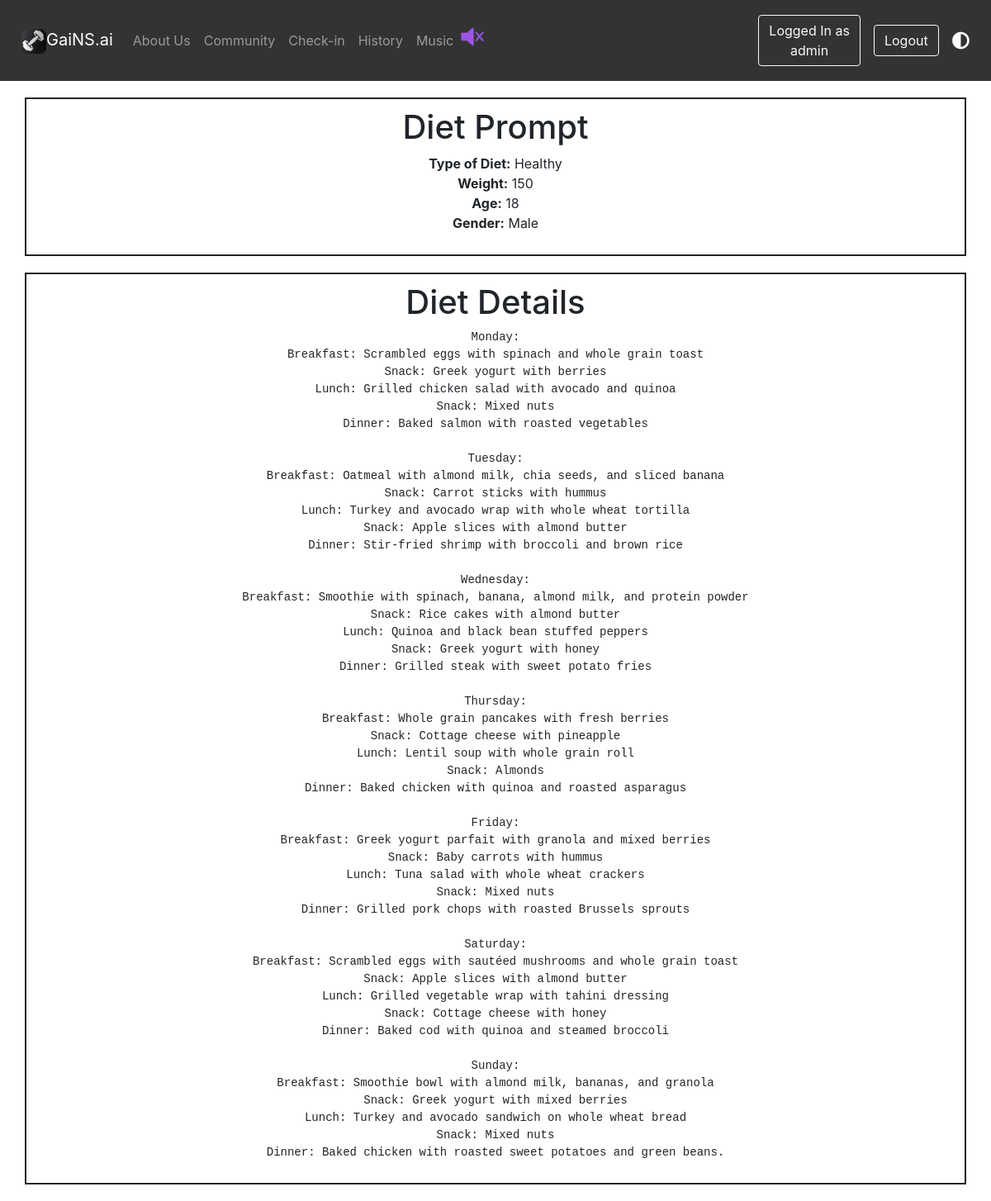
Page /account/diet_detail/38/ (signed in) on the committed database.
### account/models.py (models this page shows, shortened)
class DietPrompt(models.Model):
    user = models.ForeignKey(User, on_delete=models.CASCADE, null=True, blank=True)
    sentence = models.TextField()
    age = models.IntegerField(blank=True, null=True)
    gender = models.CharField(max_length=20)
    weight = models.IntegerField(blank=True, null=True)
    weightgoal = models.IntegerField(blank=True, null=True)
    weightcontrol = models.CharField(max_length=50, blank=True, null=True)
    foodAllergies = models.CharField(max_length=50)
    typeofdiet = models.CharField(max_length=50)

class DietOutput(models.Model):
    diet_prompt = models.ForeignKey(DietPrompt, on_delete=models.CASCADE, null=True, blank=True)
    diet_output = models.TextField()

### account/views.py (the view)
# urls.py: path('diet_detail/<int:pk>/', views.diet_detail, name='diet_detail'),
def diet_detail(request, pk):
    diet_prompt = get_object_or_404(DietPrompt, pk=pk)
    diet_output = DietOutput.objects.filter(diet_prompt=diet_prompt).first()
    if diet_output:
        diet_output_string = diet_output.diet_output
        return render(request, 'diet_detail.html', {'diet_prompt': diet_prompt, 'diet_output': diet_output_string})
    else:
        return render(request, 'diet_detail.html', {'diet_prompt': diet_prompt, 'diet_output': None})

### account/templates/diet_detail.html (shortened to what this page needs)
{%extends 'base.html'%}
{% load static %}
{% block content %}
    <div class="container" style="border: 2px solid;padding: 10px;margin-bottom: 20px;margin-top: 20px;text-align:center;">
        <h1>Diet Prompt</h1>
        <ul style="list-style-type: none; padding: 0;">
            <li><strong>Type of Diet:</strong> {{ diet_prompt.typeofdiet }}</li>
            <li><strong>Weight:</strong> {{ diet_prompt.weight }}</li>
            <li><strong>Age:</strong> {{ diet_prompt.age }}</li>
            <li><strong>Gender:</strong> {{ diet_prompt.gender }}</li>
        </ul>
    </div>
    {% if diet_output %}
    <div class="container" style="border: 2px solid;padding: 10px;margin-bottom: 20px;text-align:center;">
        <h1>Diet Details</h1>
        <pre style="background-color: inherit; color: inherit; border: none; white-space: pre-wrap;">{{ diet_output }}</pre>
    </div>
    {% endif %}
{%endblock%}

### account/templates/base.html (shortened to what this page needs)
{% load static %}
<!DOCTYPE html>
<html lang="en">
<head>
    <link rel="stylesheet" href="{% static 'styles.css'%}">
    <link rel="stylesheet" href="https://cdnjs.cloudflare.com/ajax/libs/font-awesome/5.15.4/css/all.min.css">
    <link rel="stylesheet" href="https://maxcdn.bootstrapcdn.com/bootstrap/4.5.2/css/bootstrap.min.css">
</head>
<header>
    <nav class="navbar navbar-expand-lg navbar-dark bg-dark-#333">
        <a class="navbar-brand" href="{% url 'index' %}">
        <img src="{% static 'GaiNs_icon.jpeg'%}" style="width: 30px; height: 30px;">GaiNS.ai</a>
        <div class="collapse navbar-collapse" id="navbarNav">
            <ul class="navbar-nav mr-auto">
                <li class="nav-item">
                    <a class="nav-link" href="{% url 'about' %}">About Us</a>
                </li>
                <li class="nav-item">
                    <a class="nav-link" href="{% url 'community' %}">Community</a>
                </li>
                <li class="nav-item">
                    <a class="nav-link" href="{% url 'checkin' %}">Check-in</a>
                <li>
                {% if user.is_authenticated %}
                <li class="nav-item">
                    <a class="nav-link" href="{% url 'history' %}">History</a>
                <li>
                {% endif %}
                <li class="nav-item">
                    <a class="nav-link" href="{% url 'music' %}">Music</a>
                </li>
                    <img id="icon" src="{% static 'Mute_Icon.png' %}" alt="Icon">
                </li>
            </ul>
            {% if user.is_authenticated %}
            <div class="nav-buttons mr-3">
                <a class="btn btn-outline-light">Logged In as<br>{{ request.user.username }}</a>
            </div>
            <div class="nav-buttons mr-3">
                <a href={% url 'logout' %} class="btn btn-outline-light">Logout</a>
            </div>
            {% else %}
            <div class="nav-buttons mr-3">
                <a href={% url 'signup' %} class="btn btn-custom mr-2" style="background-color: #9c56e3;">Sign Up</a>
                <a href={% url 'login' %} class="btn btn-outline-light">Login</a>
            </div>
            {% endif %}
            <div id="themeToggle" class="fas fa-adjust fa-lg text-primary; " style="cursor: pointer; " onclick="toggleTheme()"></div>
        </div>
    </nav>
</header>
      {% block content %}
      {% endblock %}
</html>

### account/static/styles.css (style rules this page uses)
header { background-color: #333; color: #fff; padding: 10px; }
nav { display: flex; justify-content: space-between; align-items: center; }
#icon { width: 30px; height: 30px; cursor: pointer; }

### rows in the picture
DietPrompt: typeofdiet "Healthy", weight "150", age "18", gender "Male"
DietOutput: diet_output "Monday: Breakfast: Scrambled eggs with spinach and whole grain toast Snack: Greek yogurt with berries Lunch: Grilled chicken salad with avocado and quinoa Snack: Mixed nuts Dinner: Baked salmon with roasted vegetables Tuesday: Breakfast: Oatmeal with almond milk, chia seeds, and sliced banana Snack: Carrot sticks with hummus Lunch: Turkey and avocado wrap with whole wheat tortilla Snack: Apple slices with almond butter Dinner: Stir-fried shrimp with broccoli and brown rice Wednesday: Breakfast: Smoothie with spinach, banana, almond milk, and protein powder Snack: Rice cakes with almond butter Lunch: Quinoa and black bean stuffed peppers Snack: Greek yogurt with honey Dinner: Grilled steak…"

### other values in the picture
{{ request.user.username }} "admin"
